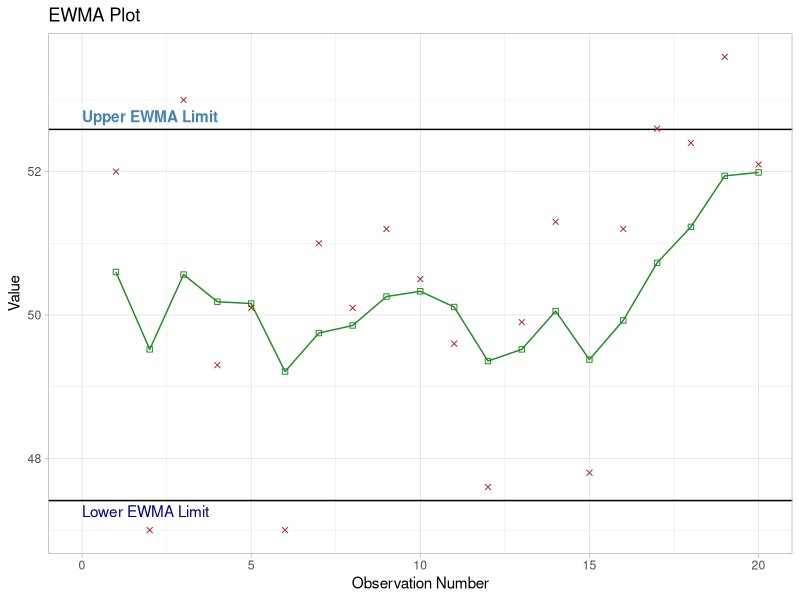

Here is the R script that generated this plot:
## ---- chunk 1
#| label: setup-ewma
#| code-fold: true
#| message: false
library(tidyverse)

ewma_data <- tibble(
  Observation = 1:20,
  Y = c(
    52.0, 47.0, 53.0, 49.3, 50.1, 47.0, 51.0, 50.1, 51.2, 50.5,
    49.6, 47.6, 49.9, 51.3, 47.8, 51.2, 52.6, 52.4, 53.6, 52.1
  )
)

lambda <- 0.3
ewma0 <- 50
s <- 2.0539

ewma_data <- ewma_data |>
  mutate(EWMA = accumulate(Y, \(acc, y) lambda * y + (1 - lambda) * acc, .init = ewma0)[-1])
## ---- chunk 2
#| echo: false
ewma_data |>
  transmute(Observation, Y, EWMA = round(EWMA, 2)) |>
  knitr::kable(align = "rrr")
## ---- chunk 3
#| label: fig-pmc-324-ewma-plot
#| fig-cap: "EWMA plot of above data"
#| code-fold: true
s_ewma <- sqrt(lambda / (2 - lambda)) * s
ucl <- ewma0 + 3 * s_ewma
lcl <- ewma0 - 3 * s_ewma

ggplot(ewma_data, aes(Observation)) +
  geom_hline(yintercept = c(ucl, lcl)) +
  geom_line(aes(y = EWMA), color = "forestgreen") +
  geom_point(aes(y = EWMA), shape = 0, color = "forestgreen") +
  geom_point(aes(y = Y), shape = 4, color = "firebrick") +
  annotate("text", x = 0, y = ucl, label = "Upper EWMA Limit", color = "steelblue", hjust = 0, vjust = -0.6, fontface = "bold") +
  annotate("text", x = 0, y = lcl, label = "Lower EWMA Limit", color = "navy", hjust = 0, vjust = 1.4) +
  scale_x_continuous(breaks = seq(0, 20, 5)) +
  coord_cartesian(xlim = c(0, 20), ylim = c(min(ewma_data$Y), max(ewma_data$Y))) +
  labs(title = "EWMA Plot", x = "Observation Number", y = "Value") +
  theme_light()
